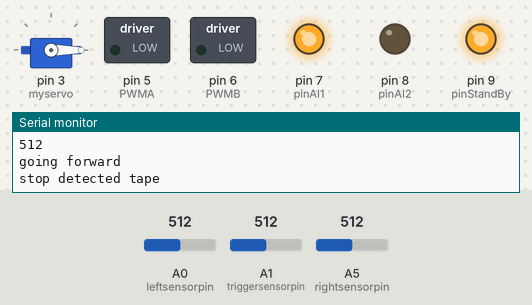
Bench run of a sketch on a simulated Arduino Uno, built with avr-gcc and run on an emulated ATmega328P. On the bench: servo, switched loads named in the sketch (green lamp = pin HIGH), output pins drawn as LEDs (lit = HIGH), the last lines printed to the serial monitor. The inputs (shaded band) are chosen by the test bench; at power-on: A0 (leftsensorpin) = 512, A1 (triggersensorpin) = 512, A5 (rightsensorpin) = 512.

Above: at 3.9 s.
4.0 s: A0 (leftsensorpin) set to 489
At 5.26 s:
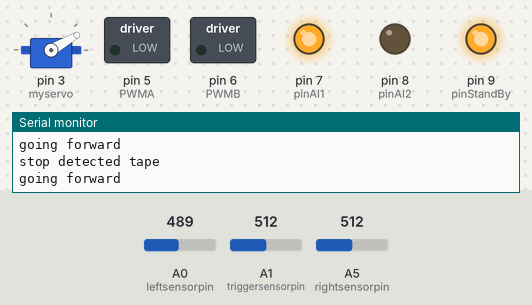
7.5 s: A1 (triggersensorpin) set to 488
At 8.1 s:
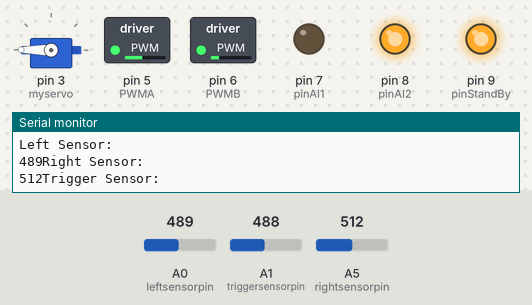
11.0 s: A1 (triggersensorpin) set to 510
At 11.8 s:
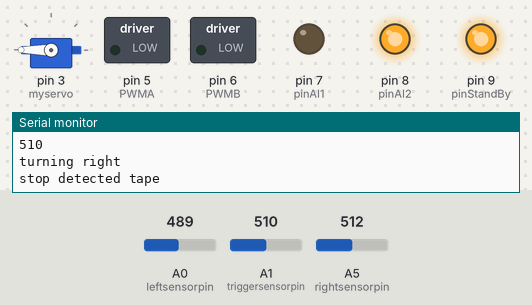
Timing chart, 0 to 52.1 s (numbered marks = the images above; inputs shaded):
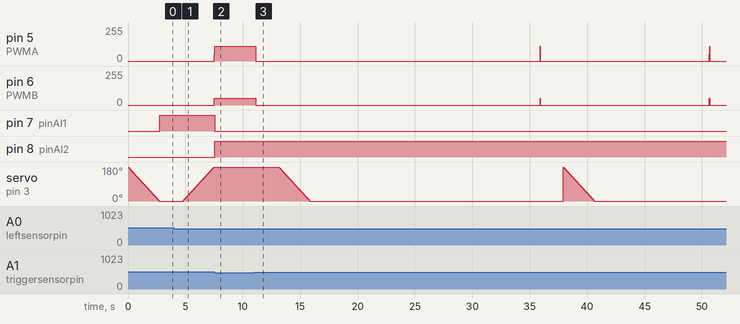

Measured:
- the behaviour switches between 500 and 499 on A0 (leftsensorpin) (found by bisection; images 0 and 1)
- the behaviour switches between 501 and 500 on A1 (triggersensorpin) (found by bisection; images 1 and 2)
- after the input at 7.5 s, pin 5 (PWMA): goes on until 7.6 s, then stays 110/255; pin 6 (PWMB): goes on until 7.5 s, then stays 50/255; servo on pin 3 (myservo): stays 180° (without the input it goes to 178° after 2.1 s)
- after the input at 11.0 s, pin 5 (PWMA): 110/255 → 0/255 after 0.12 s; pin 6 (PWMB): 50/255 → 0/255 after 0.12 s, → 50/255 39.5 s later, → 0/255 0.06 s later

The sketch:

MechatronicsCode.ino
```cpp
#include <Servo.h>

Servo myservo;  // create servo object to control a servo

//Motor shield connections
  // Pins for all inputs
#define pinAI1 7                //channel A input
#define pinBIN1 12              //channel B input
#define pinAI2 8                //channel A
#define pinBIN2 13              //channel B2 input
#define PWMA 5                  //pwm motor1
#define PWMB 6                  //pwm motor2
#define pinStandBy 9            //pin for standby

//Motor speed
int MotorSpeed = 50;            //MAX 255
int turnspeed = 110;            //MAX 255

int counter = 0;                //Set a counter to decide for when gripping has occured
#define turndelay 10            //small rotating delay for left and right

boolean standBy = 0;            // standBy pin Value

//Sensor Connection

const int leftsensorpin= A0;    //sensor connection left pin
const int rightsensorpin= A5;   //sensor connection right pin
const int triggersensorpin= A1; //sensor connection trigger pin

//Sensor threshold values

#define rightsensorthreshold 500//Right sensor threshold to adjust
#define leftsensorthreshold 500 //Left sensor threshold to adjust
#define TapeValue 500           //value of tape being detected instantly

//intitalisation for serial monitor printing

int leftsensorstate;            //left sensor state
int rightsensorstate;           //right sensor state
int triggersensorstate;         //trigger sensor state

void setup() {

  OpenClaws();
  // Assign the digital I/O pin directions
  pinMode(pinAI1, OUTPUT);      //set pinAI1 as output for motor
  pinMode(pinAI2, OUTPUT);      //set pinAI2 as output for motor
  pinMode(PWMA, OUTPUT);        //PWMA as output for motor A
  pinMode(PWMB, OUTPUT);        //PWMBd as output for motor A
  pinMode(pinStandBy, OUTPUT);  //set pinA1 as output for motor

  Serial.begin(9600);
  // Drive the standby pin high to enable the output
  standBy = true;
  digitalWrite(pinStandBy, standBy);

  // set an initial value for the PWM value

}

void loop() {
  SensorReadings();
  //MotorTest(); //for testing
  LineFollowing();
  //delay(100);
}

//Sensor Readings

void SensorReadings() {
  leftsensorstate = analogRead(leftsensorpin);      //set variable to grab the analogue values
  rightsensorstate = analogRead(rightsensorpin);    //set variable to grab the analogue values
  triggersensorstate = analogRead(triggersensorpin);//set variable to grab the analogue values

  Serial.println("Left Sensor: ");
  Serial.print(leftsensorstate);

  Serial.println("Right Sensor: ");
  Serial.print(rightsensorstate);

  Serial.println("Trigger Sensor: ");
  Serial.print(triggersensorstate);
  Serial.println("\n");
  delay(50);

}

//Line following and Motors

void LineFollowing() {

  if ((rightsensorstate > rightsensorthreshold) && (leftsensorstate < leftsensorthreshold)) //turning right if threshold of right > left
  {
    Serial.println("turning right");

    digitalWrite(pinAI1, LOW); //set pin to low
    digitalWrite(pinAI2, HIGH);

    digitalWrite(pinBIN1, LOW);
    digitalWrite(pinBIN2, HIGH);

    analogWrite(PWMA, turnspeed);
    analogWrite(PWMB, MotorSpeed);
    delay(turndelay);

  } else {
    Serial.println("going forward");

    digitalWrite(pinAI1, HIGH);
    digitalWrite(pinAI2, LOW);

    digitalWrite(pinBIN1, LOW);
    digitalWrite(pinBIN2, HIGH);

    analogWrite(PWMA, MotorSpeed);
    analogWrite(PWMB, MotorSpeed);
  }

  if ((rightsensorstate < rightsensorthreshold) && (leftsensorstate > leftsensorthreshold)) //turning left if threshold of left > right
  {
    Serial.println("turning left");

    digitalWrite(pinAI1, HIGH);
    digitalWrite(pinAI2, LOW);

    digitalWrite(pinBIN1, HIGH);
    digitalWrite(pinBIN2, LOW);

    analogWrite(PWMA, turnspeed);
    analogWrite(PWMB, MotorSpeed);

    delay(turndelay);
  }
  if ((triggersensorstate > TapeValue)) {

    counter += 1;                         //Tape has been detected increase counter by one
    Serial.println("stop detected tape");
    analogWrite(PWMA, 0);
    analogWrite(PWMB, 0);

    delay(2000);

    if (counter < 2) {                  //If tape is not detected counter < 2 close claws
      Serial.println("going forward");
      CloseClaws();
      digitalWrite(pinAI1, HIGH); //
      digitalWrite(pinAI2, LOW); //

      digitalWrite(pinBIN1, LOW);
      digitalWrite(pinBIN2, HIGH);


    } else {                            //Else go forward
      analogWrite(PWMA, 0);
      analogWrite(PWMB, 0);
      OpenClaws();
      delay(10000);

    }
    analogWrite(PWMA, MotorSpeed);
    analogWrite(PWMB, MotorSpeed);
  }
  if (counter == 2) {                   //if counter is 2 stop and close claws
    Serial.println("stop counter is 2 the end");
    analogWrite(PWMA, 0);
    analogWrite(PWMB, 0);
    delay(10000);
  }

}

void MotorTest() {
  //GO FORWARD
  Serial.println("going forward");

  digitalWrite(pinAI1, HIGH);
  digitalWrite(pinAI2, LOW);

  digitalWrite(pinBIN1, LOW);
  digitalWrite(pinBIN2, HIGH);

  analogWrite(PWMA, MotorSpeed);
  analogWrite(PWMB, MotorSpeed);
}

//Claws / Clamp
void CloseClaws() {
  myservo.attach(3);                          // attaches the servo on pin 3 to the servo object
  for (int pos = 0; pos <= 180; pos += 1) {   // goes from 0 degrees to 180 degrees
    myservo.write(pos);                       //servo go through all angles 0 to 180
    delay(15);                                // waits 15 ms for claws to reach the position
  }
}

void OpenClaws() {
  myservo.attach(3);                          // attaches the servo on pin 3 to the servo object
  for (int pos = 180; pos >= 0; pos -= 1) {   // goes from 180 degrees to 0 degrees
    myservo.write(pos);                       //servo go through all angles 0 to 180
    delay(15);                                // waits 15 ms for claws to reach the position
  }
}
```
